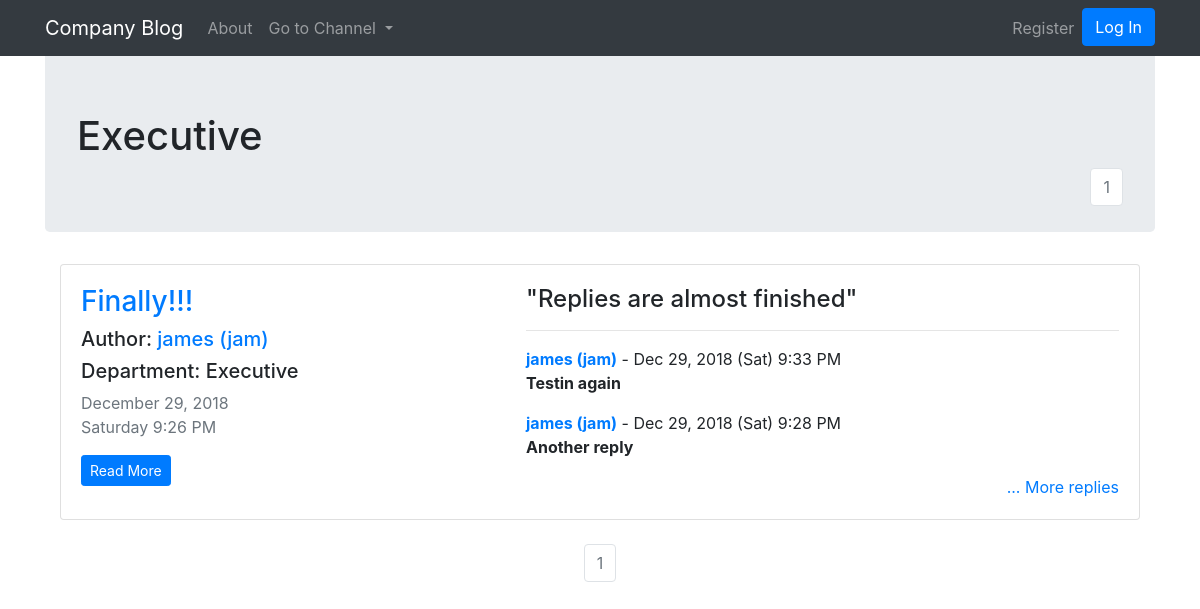
/department/Executive, run on the app's committed database.
### blogApp/models.py (models this page shows, shortened)
class Post(db.Model):
    __tablename__ = 'posts'
    users = db.relationship(User)
    id = db.Column(db.Integer, primary_key=True)
    user_id = db.Column(db.Integer, db.ForeignKey('users.id'), nullable=False)
    date = db.Column(db.DateTime, nullable=False, default = datetime.utcnow)
    title = db.Column(db.String(128), nullable=False)
    department = db.Column(db.String(128))
    text = db.Column(db.Text, nullable=False)
    replies = db.relationship('Reply', backref='parent_post', lazy=True)

class User(db.Model, UserMixin):
    __tablename__ = 'users'
    id = db.Column(db.Integer, primary_key = True)
    email = db.Column(db.String(64), unique=True, index=True)
    username = db.Column(db.String(64), unique=True, index=True)
    position = db.Column(db.String(64), index=True)
    password_hash = db.Column(db.String(128))
    posts = db.relationship('Post', backref='author', lazy=True)
    replies = db.relationship('Reply', backref='replier', lazy=True)

class Reply(db.Model):
    posts = db.relationship(Post)
    id = db.Column(db.Integer, primary_key=True)
    post_id = db.Column(db.Integer, db.ForeignKey('posts.id'), nullable=False)
    user_id = db.Column(db.Integer, db.ForeignKey('users.id'), nullable=False)
    date = db.Column(db.DateTime, nullable=False, default = datetime.utcnow)
    text = db.Column(db.Text, nullable=False)

### blogApp/core/views.py (the view)
@core.route('/department/<department>')
def department(department):
	page = request.args.get('page', 1, type=int)
	department_posts = Post.query.filter_by(department=department).order_by(Post.date.desc()).paginate(page=page, per_page=3)
	replies = Reply.query.order_by(Reply.date.desc())
	title = department
	return render_template('department.html', title=title, department_posts=department_posts, replies=replies)

### blogApp/__init__.py (called while the page is built)
@app.context_processor
def inject_departments():
	departments = NewPostForm.departments
	return dict(departments=departments)

@app.context_processor
def inject_current_user():
	return dict(current_user=current_user)

### blogApp/templates/department.html (shortened to what this page needs)
{% extends "base.html" %}
{% block content %}
<div class="jumbotron">
	<h1>{{title}}</h1>
	<nav aria-label="Page navigation example" style="float: right;">
		<ul class="pagination justify-content-center">
			{% for page_num in department_posts.iter_pages(left_edge=1, right_edge=1, left_current=1, right_current=2) %}
			{% if department_posts.page == page_num %}
			<li class="page-item disabled">
				<a class="page-link" href="{{ url_for('core.department', department=title, page=page_num) }}">{{ page_num }}</a></li>
			{% else %}
			<li class="page-item"><a class="page-link" href="{{ url_for('core.department', department=title, page=page_num) }}">{{ page_num }}</a></li>
			{% endif %}
			{% endfor %}
		</ul>
	</nav>
</div>
<div class="container">
	{% if department_posts.items|length == 0 %}
	<h3>... No posts in {{title}} Channel ...</h3>
	{% else %}
	{% for item in department_posts.items %}
	<div class="card" >
		<div class="card-body row">
			<div class="col-md-5">
				<h3><a class="card-title" href="  {{ url_for('posts.view_post', post_id=item.id) }}">{{ item.title }}</a></h3>
				<h5>Author: <a href="{{ url_for('users.user_posts', username=item.author.username) }}">{{ item.author.username }} ({{item.author.position}})</a></h5>
				<h5>Department: {{item.department}}</h5>
				<p class="text-muted">
				    {{ item.date.strftime(' %B %d, %Y') }}<br>
				    {{ item.date.strftime('%A %-I:%M %p') }}
				</p>
				<a href="{{ url_for('posts.view_post', post_id=item.id) }}" class="btn btn-primary btn-sm">Read More</a>
			</div>
			<div class="col-md-7">
				{% if item.text|length < 100 %}
				<h4 class="card-text">"{{ item.text }}"</h4>
				{% else %}
				<h4 class="card-text">"{{ item.text[:100] }}..."</h4>
				{% endif %}
				<hr>
				{% set count = [0] %}
				{% for reply in replies %}
					{% if count[0] < 2 and reply.parent_post.id == item.id %}
						<p>
							<a href="{{ url_for('users.user_posts', username=reply.replier.username) }}"><b>{{reply.replier.username}} ({{reply.replier.position}})</b></a> -
							{{ reply.date.strftime('%b %d, %Y (%a) %-I:%M %p') }}
							<br>
							<b>{{reply.text}}</b>
						</p>
					{% endif %}
				{% endfor %}
				<div align="right">
					<a href="{{ url_for('posts.view_post', post_id=item.id) }}">... More replies</a>
				</div>
			</div>
		</div>
	</div>
	{% endfor %}
	{% endif %}
</div>
<br>
<nav aria-label="Page navigation example"">
	<ul class="pagination justify-content-center">
		{% for page_num in department_posts.iter_pages(left_edge=1, right_edge=1, left_current=1, right_current=2) %}
		{% if department_posts.page == page_num %}
		<li class="page-item disabled">
			<a class="page-link" href="{{ url_for('core.index', page=page_num) }}">{{ page_num }}</a></li>
		{% else %}
		<li class="page-item"><a class="page-link" href="{{ url_for('core.index', page=page_num) }}">{{ page_num }}</a></li>
		{% endif %}
		{% endfor %}
	</ul>
</nav>
{% endblock %}

### data on the page
Post: department "Executive", title "Finally!!!", author.username "james", author.position "jam", date "December 29, 2018", date "Saturday 9:26 PM", text "Replies are almost finished"
Reply: replier.username "james", replier.position "jam", date "Dec 29, 2018 (Sat) 9:33 PM", text "Testin again"
Reply: replier.username "james", replier.position "jam", date "Dec 29, 2018 (Sat) 9:28 PM", text "Another reply"

### other printed values
{{ page_num }} "1"
